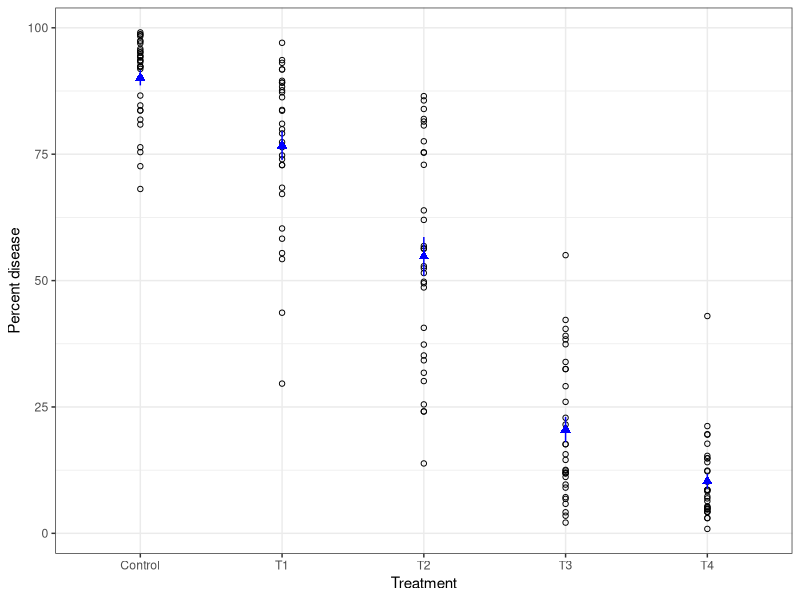
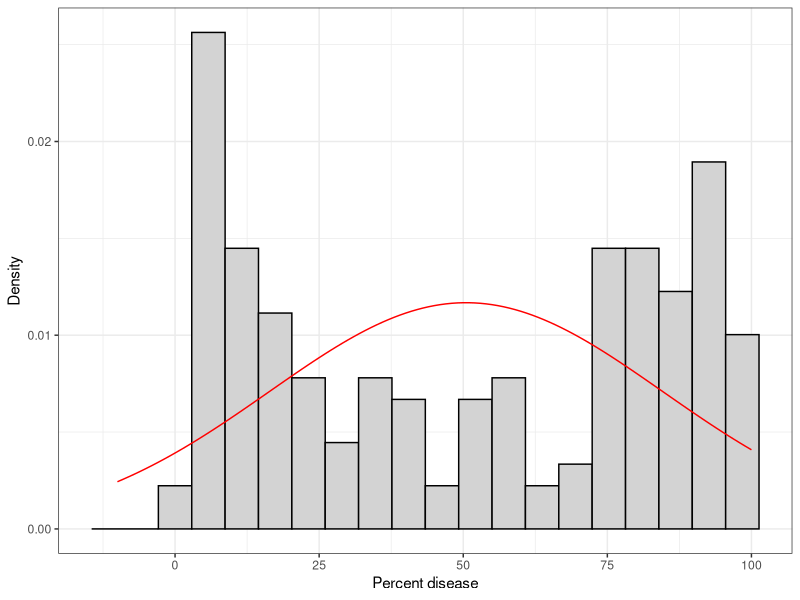
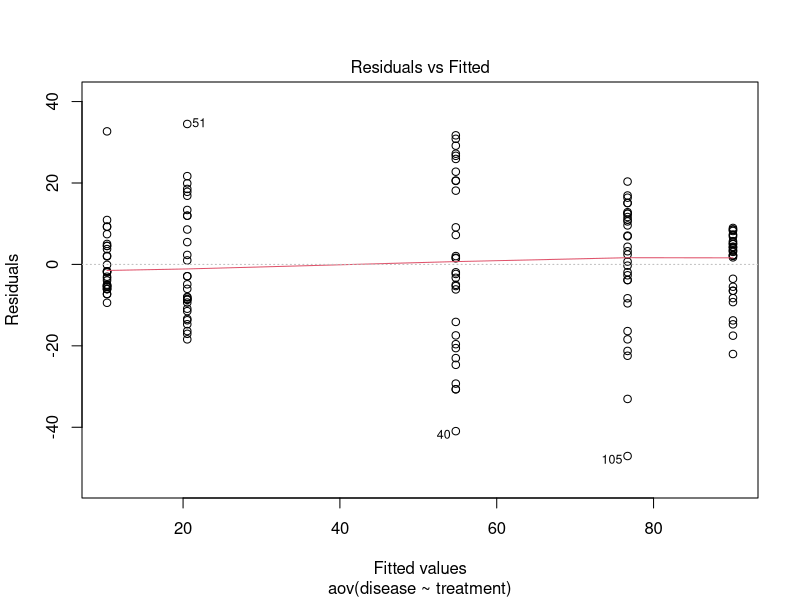
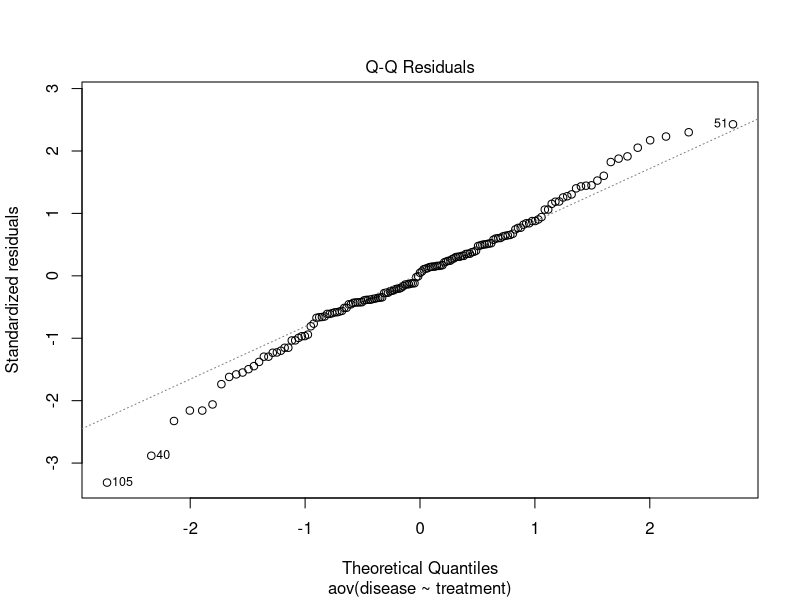
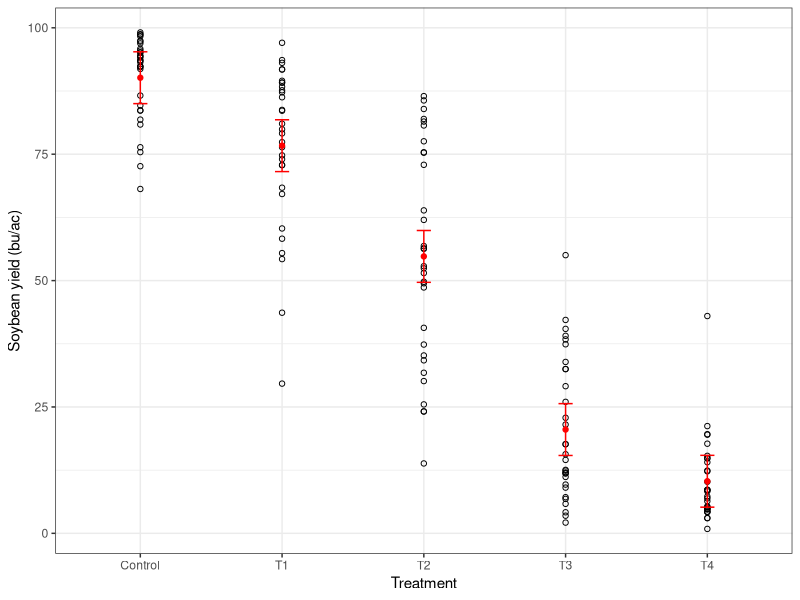
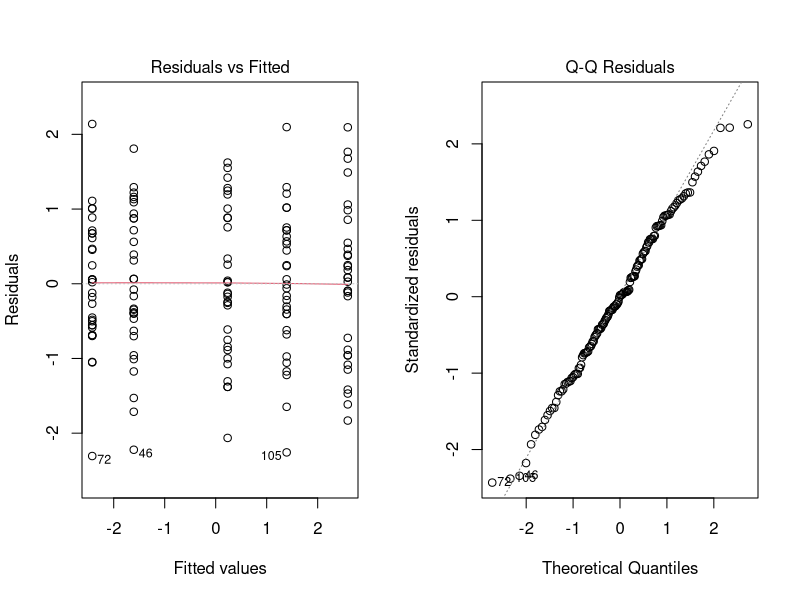
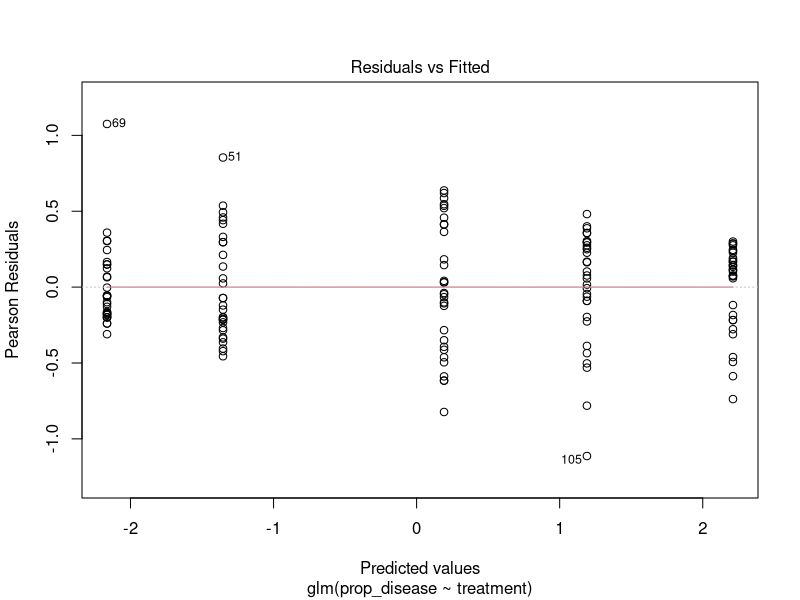
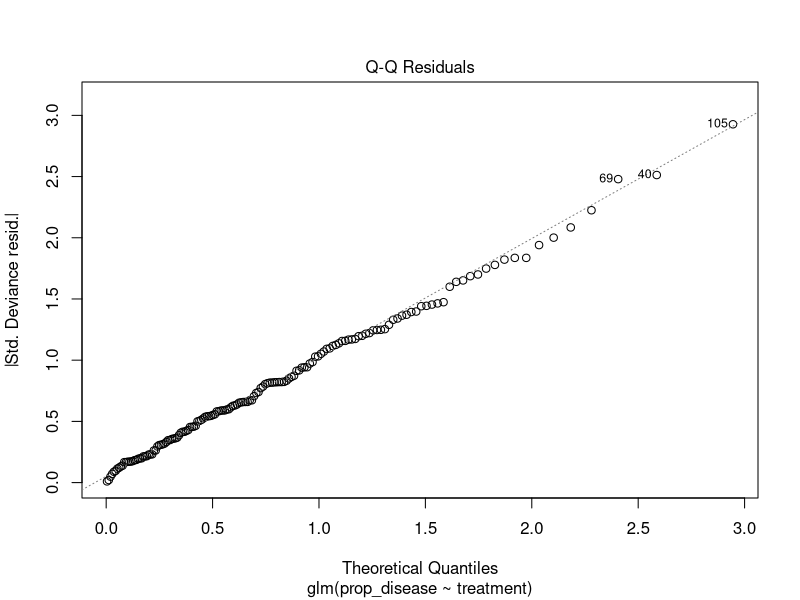

The R source for these figures, in order:
## ---- chunk 1
library(ggplot2)
library(emmeans)
## ---- chunk 2
df1 <- read.csv('./data/disease-proportion-1.csv')
head(df1)
## ---- chunk 3
df2 <- read.csv('./data/disease-proportion-2.csv')
head(df2)
## ---- chunk 4
names(df2) <- names(df1)
head(df2)
## ---- chunk 5
df_long <- rbind(df1, df2)
head(df_long)
## ---- chunk 6
ggplot()+
  geom_point(data = df_long,
             aes(x = treatment, y = disease),
             pch = 1)+
  stat_summary(data = df_long,
               fun.data = 'mean_se',
               aes(x = treatment, y = disease),
               col = 'blue',
               pch = 17)+
  labs(y = 'Percent disease', x = 'Treatment')+
  theme_bw()
## ---- chunk 7
xbar <- mean(df_long$disease)
s <- sd(df_long$disease)

ggplot()+
  geom_histogram(data = df_long,
                 aes(x = disease, y = ..density..),
                 bins = 20,
                 col = 'black',
                 fill = 'lightgrey')+
  geom_line(aes(x = seq(-10, 100,1), 
                y = dnorm(seq(-10,100,1), xbar, s)), col = 'red')+
  labs(x = 'Percent disease', y = 'Density')+
  theme_bw()
## ---- chunk 8
mod_prop <- aov(disease ~ treatment, data = df_long)
summary(mod_prop)
## ---- chunk 9
plot(mod_prop, which = 1) # residuals vs fitted
plot(mod_prop, which = 2) # Q-Q plot
## ---- chunk 10
means_prop <- emmeans(mod_prop, ~treatment)
means_prop <- data.frame(means_prop)
means_prop
## ---- chunk 11
ggplot()+
  geom_point(data = df_long,
             aes(x = treatment, y = disease),
             pch = 1)+
  geom_errorbar(data = means_prop,
                aes(x = treatment, ymin = lower.CL, ymax = upper.CL),
                width = 0.1,
                col = 'red')+
  geom_point(data = means_prop,
             aes(x = treatment, y = emmean), col = 'red')+
  labs(y = 'Soybean yield (bu/ac)', x = 'Treatment')+
  theme_bw()
## ---- chunk 12
df_long$logit_disease <- log((df_long$disease)/(100 - df_long$disease))

mod_logit <- lm(logit_disease ~ treatment, data = df_long)
anova(mod_logit)
## ---- chunk 13
par(mfrow = c(1,2))
plot(mod_logit, which = 1)
plot(mod_logit, which = 2)
par(mfrow = c(1,1))
## ---- chunk 14
logit_means <- emmeans(mod_logit, ~ treatment)
logit_means <- data.frame(logit_means)
logit_means

# back-transform to percent
logit_means$percent <- 100 * exp(logit_means$emmean) / (1 + exp(logit_means$emmean))
logit_means
## ---- chunk 15
# convert percent to proportion
df_long$prop_disease <- df_long$disease / 100

mod_glm <- glm(prop_disease ~ treatment,
               family = quasibinomial(link = "logit"),
               data = df_long)

summary(mod_glm)
plot(mod_glm)
## ---- chunk 16
means_glm <- emmeans(mod_glm, ~ treatment, type = 'response')
means_glm <- data.frame(means_glm)
means_glm
## ---- chunk 17
ggplot()+
  geom_point(data = df_long,
             aes(x = treatment, y = prop_disease*100),
             pch = 1)+
  geom_errorbar(data = means_glm,
                aes(x = treatment, ymin = asymp.LCL*100, ymax = asymp.UCL*100),
                width = 0.1,
                col = 'red')+
  geom_point(data = means_glm,
             aes(x = treatment, y = prob*100), col = 'red')+
  labs(y = 'Percent disease', x = 'Treatment')+
  theme_bw()
